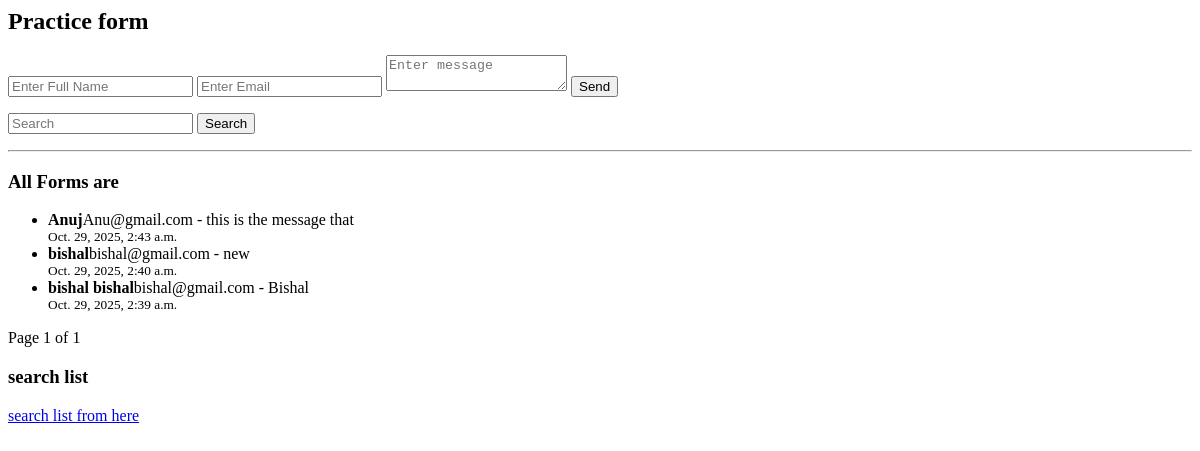
Page /practice/ on the earlier database version.
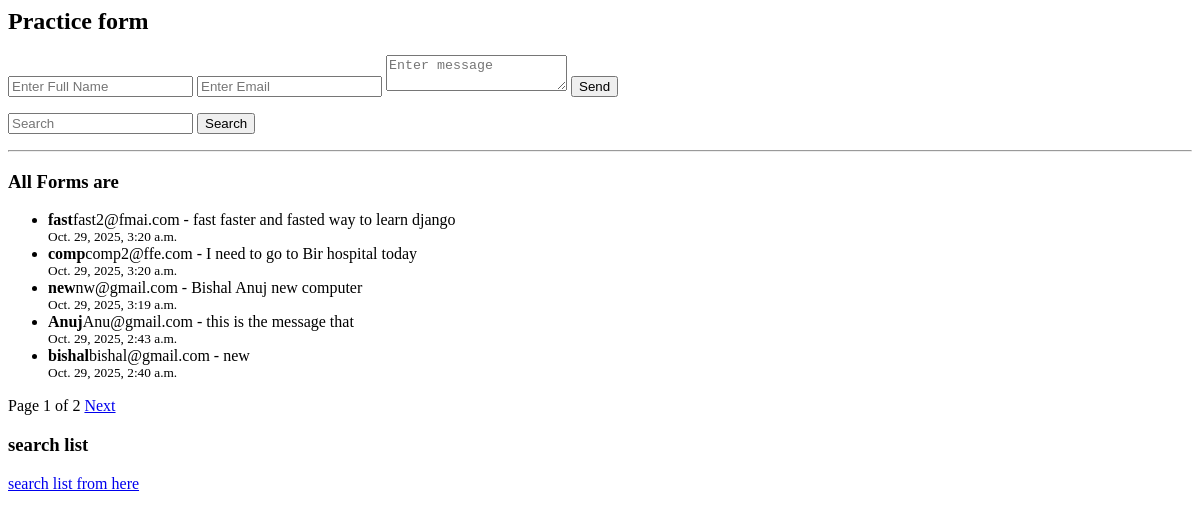
Same page on the later database version.
### product/models.py (models this page shows, shortened)
class Practice(models.Model):
    name=models.CharField(max_length=100)
    email = models.EmailField()
    message = models.TextField()
    created_at = models.DateTimeField(auto_now_add=True)

### product/views.py (the view, shortened to what this page needs)
# urls.py: path('practice/', views.practice_view, name= 'practice'),
def practice_view(request):
    practices= Practice.objects.all().order_by('-created_at')
    query = request.GET.get('search','').strip()
    if query:
        practices = practices.filter( Q(name__icontains = query) | Q(email__icontains=query))
    paginator = Paginator(practices, 5)  # show 5 feedbacks per page
    page_number = request.GET.get('page')
    page_obj = paginator.get_page(page_number)
    return render(request, 'product/practice.html', {'practices':practices,'page_obj':page_obj})

### product/templates/product/practice.html (shortened to what this page needs)
<h2>Practice form</h2>
<form action="" method="post">
    <input type="text" name= "name" placeholder = "Enter Full Name">
    <input type="email" name="email" placeholder="Enter Email">
    <Textarea name="message" placeholder="Enter message"></Textarea>
    <button type="submit">Send</button>
</form>
<form action="" method="get">
    <input type="text" name="search" id="" placeholder="Search " value={{query}}>
    <button type="submit">Search</button>
</form>
    <hr>
    <h3>All Forms are</h3>
    {% if page_obj %}
    <ul>
        {% for practice in page_obj %}
        <li><strong>{{practice.name}}</strong>{{practice.email}} - {{practice.message}}</li>
        <small>{{practice.created_at}}</small>
        {% endfor %}
    </ul>
  <div>
    <span>Page {{ page_obj.number }} of {{ page_obj.paginator.num_pages }}</span>
    {% if page_obj.has_next %}
      <a href="?page={{ page_obj.next_page_number }}">Next</a>
    {% endif %}
  </div>
    {% else %}
    <p>No Feedback</p>
    {%endif%}
<h3>search list </h3>
<a href="{% url 'practice_list'%}">search list from here
</a>

Differences in the rows shown:
no longer on this page (row unchanged): Practice: name "bishal bishal", email "bishal@gmail.com", message "Bishal", created_at "Oct. 29, 2025, 2:39 a.m."
added Practice: name "fast", email "fast2@fmai.com", message "fast faster and fasted way to learn django", created_at "Oct. 29, 2025, 3:20 a.m."
added Practice: name "comp", email "comp2@ffe.com", message "I need to go to Bir hospital today", created_at "Oct. 29, 2025, 3:20 a.m."
added Practice: name "new", email "nw@gmail.com", message "Bishal Anuj new computer", created_at "Oct. 29, 2025, 3:19 a.m."
Other differences:
{{ page_obj.paginator.num_pages }}: "1" → "2"
text now shown: "Next"
